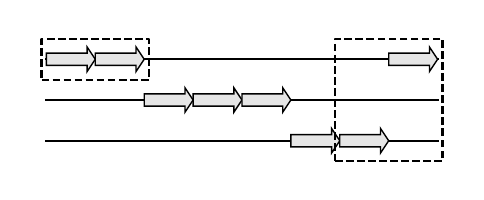

Write the Python code that produced this figure.
#!/usr/bin/env python

import parasbolv as psv
import matplotlib.pyplot as plt

part_list = []
part_list.append( ['CDS', 
                   None,
                   None
                  ] )
part_list.append( ['CDS', 
                   None,
                   None
                  ] )
part_list.append( ['CDS', 
                   {'y_offset': -25},
                   None
                  ] )
part_list.append( ['CDS', 
                   {'y_offset': -25},
                   None
                  ] )
part_list.append( ['CDS', 
                   {'y_offset': -25},
                   None
                  ] )
part_list.append( ['CDS', 
                   {'y_offset': -50},
                   None
                  ] )
part_list.append( ['CDS', 
                   {'y_offset': -50},
                   None
                  ] )
part_list.append( ['CDS', 
                   None,
                   None
                  ] )
 

# Create list of modules
module_list = []
module_list.append([0, 1, 0, -10])
module_list.append([6, 7, 0, -60])

fig, ax, baseline_start, baseline_end = psv.render_part_list(part_list, glyph_path='../glyphs/', padding=0.3, module_list=module_list)

ax.plot([baseline_start[0], baseline_end[0]], [baseline_start[1], baseline_end[1]], color=(0,0,0), linewidth=1.5, zorder=0)
ax.plot([baseline_start[0], baseline_end[0]], [-25, -25], color=(0,0,0), linewidth=1.5, zorder=0)
ax.plot([baseline_start[0], baseline_end[0]], [-50, -50], color=(0,0,0), linewidth=1.5, zorder=0)

fig.savefig('07_split_plots_and_modules.pdf', transparent=True, dpi=300)

plt.show()
